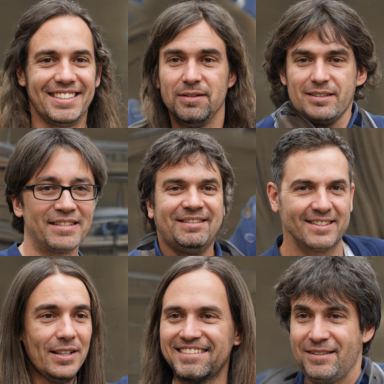
#> input picture old_images/1/1.png, 384 x 384 px; its folder holds only this picture in this run
$ python oldtonew.py
#> lines starting #> are read from the running program, lines starting #| are printed output that depends on the picture
import cv2
import numpy as np

for i in range(4):
	for j in range(12):
		old_path = "old_images/%d/%d.png"%(i+1,j+1)
		new_path = "new_images/%d/%d.png"%(i+1,j+1)

		img = cv2.imread(old_path)
#> img is the input picture: shape (384, 384, 3); mean B, G, R 78.7, 90.9, 113.4
		for _ in range(20):
			img = np.insert(img, 128*2, 255, axis=0)
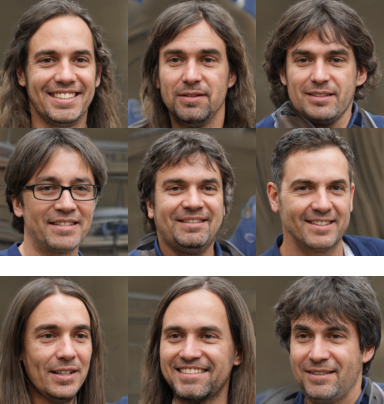
#> img: shape (404, 384, 3); mean B, G, R 87.4, 99, 120.4
		for _ in range(20):
			img = np.insert(img, 128, 255, axis=0)
#> this loop made 20 passes
#> pass 2, `img = np.insert(img, 128, 255, axis=0)`:
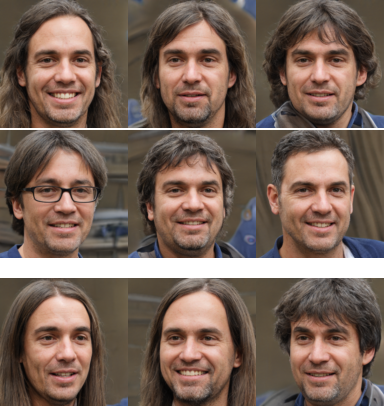
#> img: shape (406, 384, 3); mean B, G, R 88.2, 99.8, 121.1
#> after the loop:
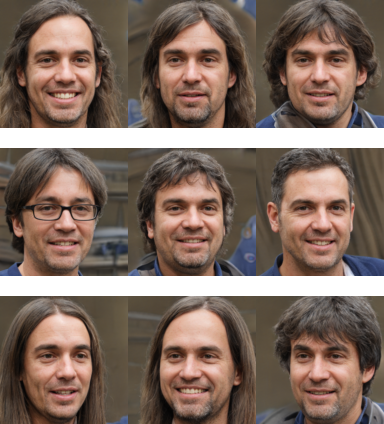
#> img: shape (424, 384, 3); mean B, G, R 95.3, 106.4, 126.7

		for _ in range(20):
			img = np.insert(img, 128*2, 255, axis=1)
#> this loop made 20 passes
#> pass 2, `img = np.insert(img, 128*2, 255, axis=1)`:
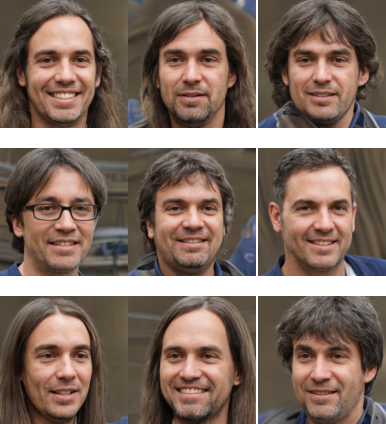
#> img: shape (424, 386, 3); mean B, G, R 96.1, 107.2, 127.4
#> after the loop:
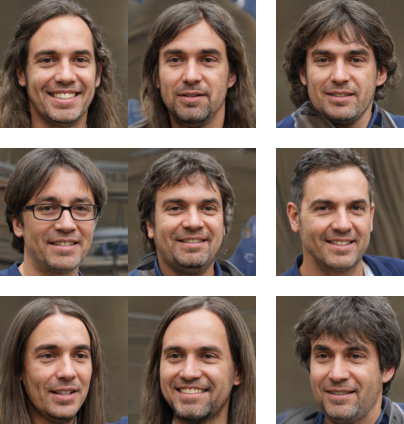
#> img: shape (424, 404, 3); mean B, G, R 103.2, 113.7, 133.1
		for _ in range(20):
			img = np.insert(img, 128, 255, axis=1)
#> this loop made 20 passes
#> pass 2, `img = np.insert(img, 128, 255, axis=1)`:
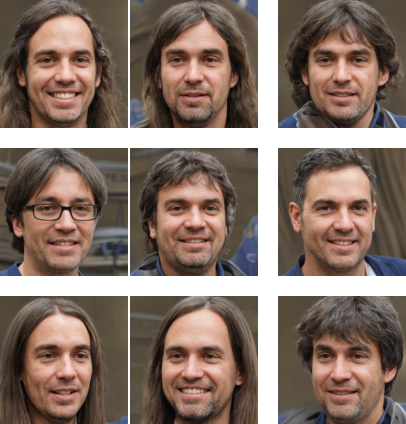
#> img: shape (424, 406, 3); mean B, G, R 104, 114.4, 133.7
#> after the loop:
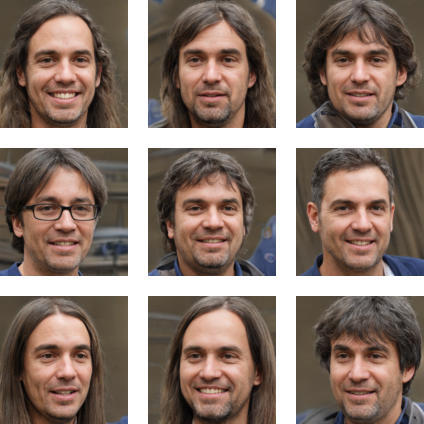
#> img: shape (424, 424, 3); mean B, G, R 110.4, 120.4, 138.8
#> (the run stopped early here; a loop or call above may not have finished)

$ run again, on old_images/2/1.png
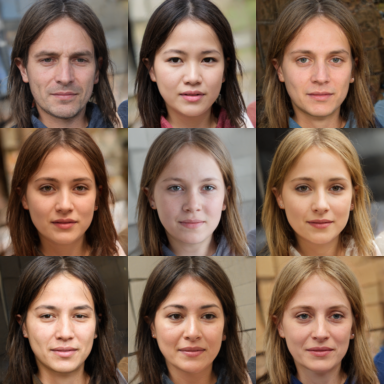
#> input picture old_images/2/1.png, 384 x 384 px, found by its file name
#> img is the input picture: shape (384, 384, 3); mean B, G, R 83.9, 101.3, 128.6
#> after the loop `for _ in range(20):`:
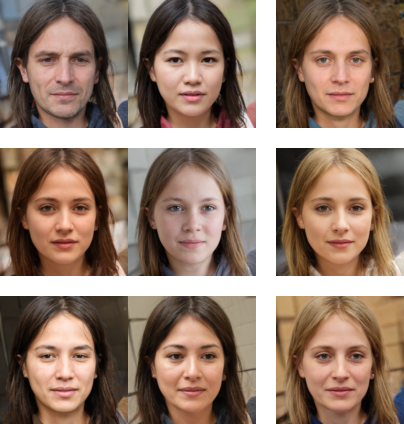
#> img: shape (424, 404, 3); mean B, G, R 107.7, 122.7, 146.2
#> after the loop `for _ in range(20):`:
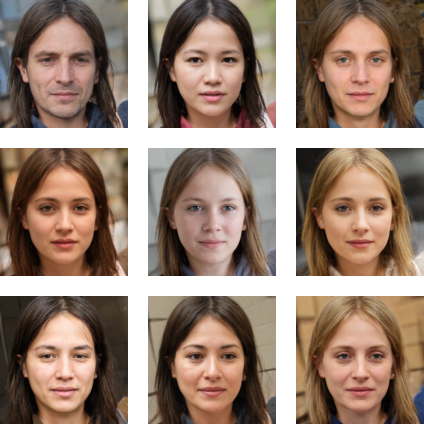
#> img: shape (424, 424, 3); mean B, G, R 114.7, 128.9, 151.3
